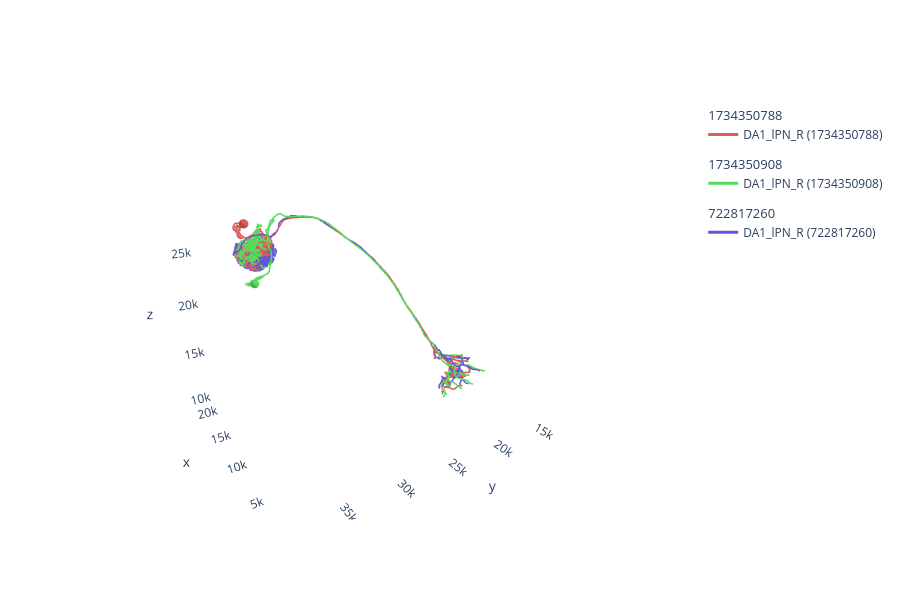

The notebook cell this image was saved under:
### Code cell
# Generate a plot of our neurons
navis.plot3d(nl)

### Figure 1 — Plotly figure (JSON) as saved in the notebook; plotly's stock layout.template omitted (floating-point values rounded to 4 significant figures; data arrays with more than 128 entries replaced by an {"elided": "..."} marker saying what was removed)
{"data": [{"hoverinfo": "none", "hovertext": " ", "legendgroup": "1734350788", "legendgrouptitle": {"text": "1734350788"}, "line": {"color": "rgb(219,94,86)", "dash": "solid", "width": 3}, "mode": "lines", "name": "DA1_lPN_R (1734350788)", "opacity": 1, "showlegend": true, "type": "scatter3d", "x": {"elided": "5700 float values"}, "y": {"elided": "5700 float values"}, "z": {"elided": "5700 float values"}}, {"color": "rgb(219,94,86)", "hoverinfo": "name", "i": {"elided": "320 int values"}, "j": {"elided": "320 int values"}, "k": {"elided": "320 int values"}, "legendgroup": "1734350788", "showlegend": false, "type": "mesh3d", "x": {"elided": "162 float values"}, "y": {"elided": "162 float values"}, "z": {"elided": "162 float values"}}, {"hoverinfo": "none", "hovertext": " ", "legendgroup": "1734350908", "legendgrouptitle": {"text": "1734350908"}, "line": {"color": "rgb(86,219,94)", "dash": "solid", "width": 3}, "mode": "lines", "name": "DA1_lPN_R (1734350908)", "opacity": 1, "showlegend": true, "type": "scatter3d", "x": {"elided": "6368 float values"}, "y": {"elided": "6368 float values"}, "z": {"elided": "6368 float values"}}, {"color": "rgb(86,219,94)", "hoverinfo": "name", "i": {"elided": "320 int values"}, "j": {"elided": "320 int values"}, "k": {"elided": "320 int values"}, "legendgroup": "1734350908", "showlegend": false, "type": "mesh3d", "x": {"elided": "162 float values"}, "y": {"elided": "162 float values"}, "z": {"elided": "162 float values"}}, {"hoverinfo": "none", "hovertext": " ", "legendgroup": "722817260", "legendgrouptitle": {"text": "722817260"}, "line": {"color": "rgb(94,86,219)", "dash": "solid", "width": 3}, "mode": "lines", "name": "DA1_lPN_R (722817260)", "opacity": 1, "showlegend": true, "type": "scatter3d", "x": {"elided": "5643 float values"}, "y": {"elided": "5643 float values"}, "z": {"elided": "5643 float values"}}], "layout": {"autosize": true, "height": 600, "legend": {"bgcolor": "rgba(0,0,0,0)", "orientation": "v"}, "paper_bgcolor": "rgba(0,0,0,0)", "plot_bgcolor": "rgba(0,0,0,0)", "scene": {"aspectmode": "data", "aspectratio": {"x": 1, "y": 1, "z": 1}, "camera": {"eye": {"x": -1.743, "y": 1.071, "z": 0.71}, "up": {"x": 0, "y": 0, "z": 1}}, "xaxis": {"backgroundcolor": "rgb(240, 240, 240)", "gridcolor": "rgb(255, 255, 255)", "showbackground": false, "showgrid": false, "showline": false, "zerolinecolor": "rgb(255, 255, 255)"}, "yaxis": {"backgroundcolor": "rgb(240, 240, 240)", "gridcolor": "rgb(255, 255, 255)", "showbackground": false, "showgrid": false, "showline": false, "zerolinecolor": "rgb(255, 255, 255)"}, "zaxis": {"backgroundcolor": "rgb(240, 240, 240)", "gridcolor": "rgb(255, 255, 255)", "showbackground": false, "showgrid": false, "showline": false, "zerolinecolor": "rgb(255, 255, 255)"}}, "showlegend": true}}
